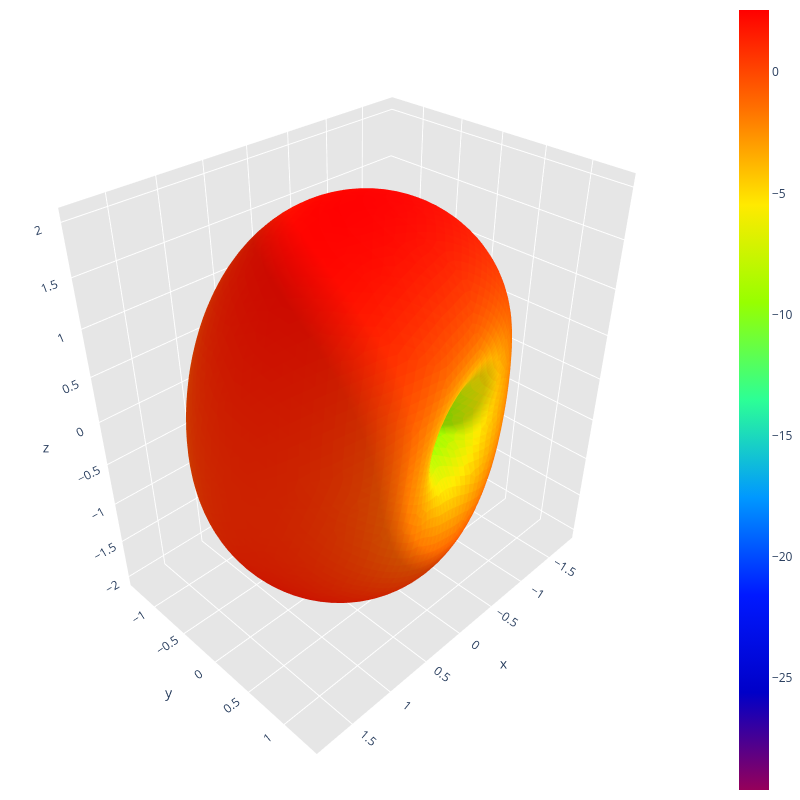
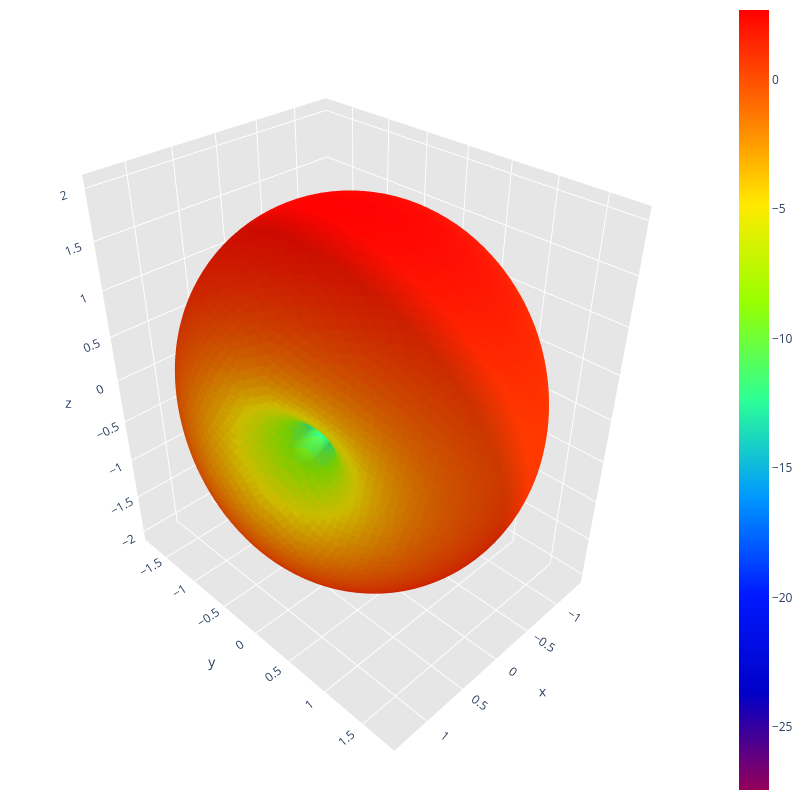
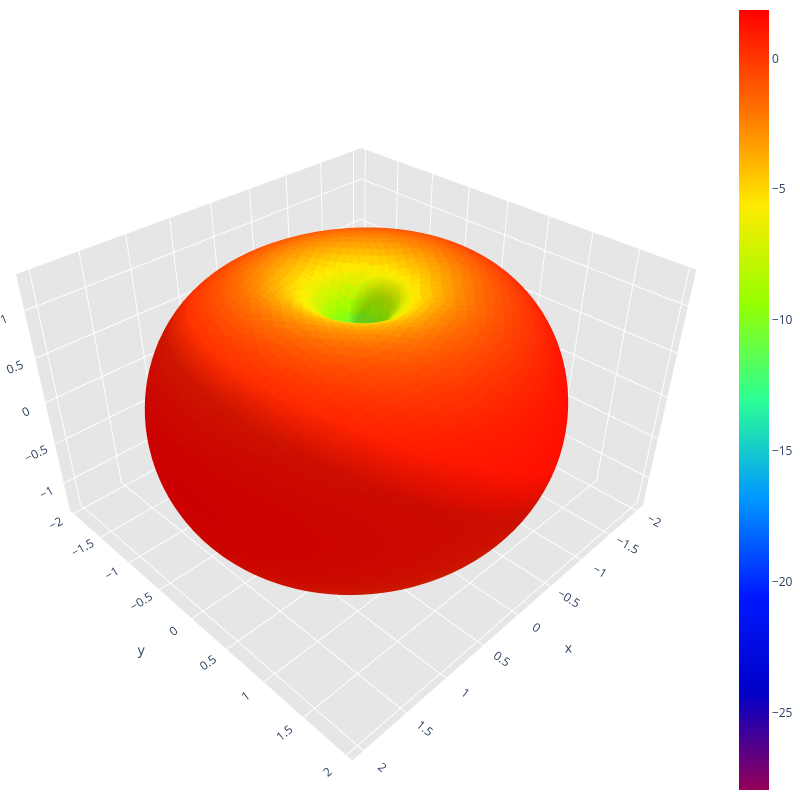
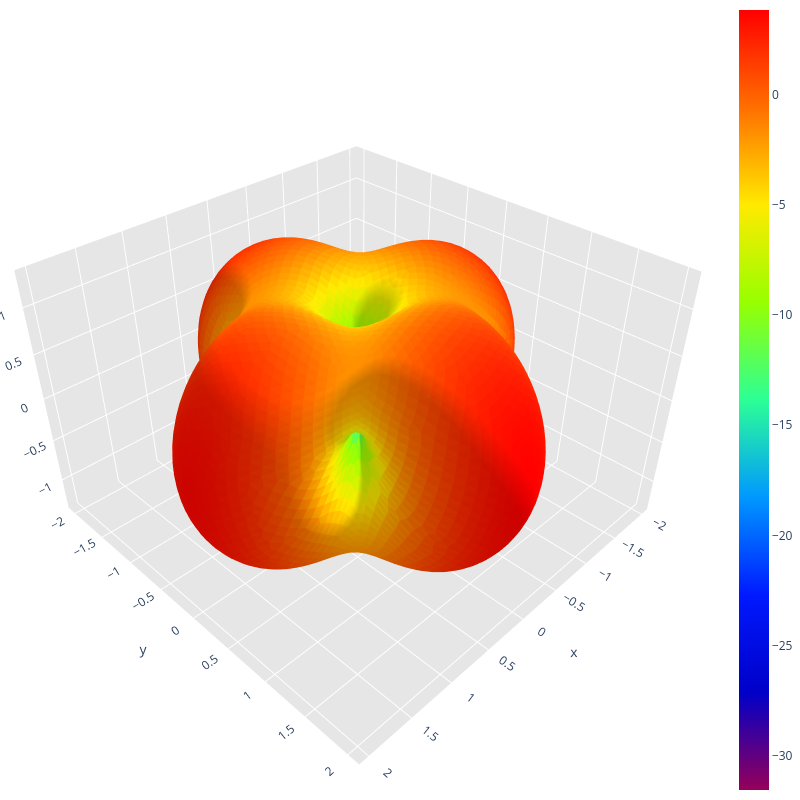

Notebook cell for these charts, in order:
### Code cell
# 5. Far-field pattern of the first 4 modes, at the same design frequency
_, triangles, edges, _vecteurs_rho = DataManager_rwg2.load_data(path.mat_mesh2)
freq_cma, _omega, _mu, _epsilon, light_speed_c, eta, _Z = DataManager_rwg3.load_data(path.mat_impedance)

for n in range(n_modes_cma):
    J_n = modal_data.eigenvectors[:, n]
    sphere_points, sphere_triangles, gain_db, directivity_max = compute_modal_farfield(
        triangles, edges, J_n, freq_cma, light_speed_c, eta)
    print(f"Mode {n + 1} (lambda = {modal_data.eigenvalues[n]:.4f}): "
          f"peak directivity = {10 * np.log10(directivity_max):.2f} dBi")
    fig = ModalVisualizer.plot_mode_farfield(sphere_points, sphere_triangles, gain_db,
                                                  mode_index=n, eigenvalue=modal_data.eigenvalues[n],
                                                  save_image=False, antenna_name=path.name)
    fig.show()

### Figure 1 — Plotly figure (JSON) as saved in the notebook; plotly's stock layout.template omitted (floating-point values rounded to 4 significant figures; data arrays with more than 128 entries replaced by an {"elided": "..."} marker saying what was removed)
{"data": [{"facecolor": {"elided": "10296 str values"}, "i": {"elided": "10296 int values"}, "j": {"elided": "10296 int values"}, "k": {"elided": "10296 int values"}, "name": "", "type": "mesh3d", "x": {"elided": "5150 float values"}, "y": {"elided": "5150 float values"}, "z": {"elided": "5150 float values"}}, {"hoverinfo": "none", "marker": {"color": [-29.61, 2.565], "colorscale": [[0, "rgb(150, 0, 90)"], [0.125, "rgb(0, 0, 200)"], [0.25, "rgb(0, 25, 255)"], [0.375, "rgb(0, 152, 255)"], [0.5, "rgb(44, 255, 150)"], [0.625, "rgb(151, 255, 0)"], [0.75, "rgb(255, 234, 0)"], [0.875, "rgb(255, 111, 0)"], [1, "rgb(255, 0, 0)"]], "showscale": true, "size": 0.1}, "mode": "markers", "showlegend": false, "type": "scatter3d", "x": [1.225e-16], "y": [-2.999e-32], "z": [2.0]}], "layout": {"height": 800, "margin": {"b": 0, "l": 0, "r": 0, "t": 0}, "paper_bgcolor": "rgba(0,0,0,0)", "plot_bgcolor": "rgba(0,0,0,0)", "scene": {"aspectratio": {"x": 0.9115, "y": 0.6736, "z": 1}, "xaxis": {"backgroundcolor": "rgb(230, 230, 230)", "gridcolor": "rgb(255, 255, 255)", "showbackground": true, "zerolinecolor": "rgb(255, 255, 255)"}, "yaxis": {"backgroundcolor": "rgb(230, 230, 230)", "gridcolor": "rgb(255, 255, 255)", "showbackground": true, "zerolinecolor": "rgb(255, 255, 255)"}, "zaxis": {"backgroundcolor": "rgb(230, 230, 230)", "gridcolor": "rgb(255, 255, 255)", "showbackground": true, "zerolinecolor": "rgb(255, 255, 255)"}}, "title": {"text": ""}, "width": 800}}

### Figure 2 — Plotly figure (JSON) as saved in the notebook; plotly's stock layout.template omitted (floating-point values rounded to 4 significant figures; data arrays with more than 128 entries replaced by an {"elided": "..."} marker saying what was removed)
{"data": [{"facecolor": {"elided": "10296 str values"}, "i": {"elided": "10296 int values"}, "j": {"elided": "10296 int values"}, "k": {"elided": "10296 int values"}, "name": "", "type": "mesh3d", "x": {"elided": "5150 float values"}, "y": {"elided": "5150 float values"}, "z": {"elided": "5150 float values"}}, {"hoverinfo": "none", "marker": {"color": [-27.44, 2.683], "colorscale": [[0, "rgb(150, 0, 90)"], [0.125, "rgb(0, 0, 200)"], [0.25, "rgb(0, 25, 255)"], [0.375, "rgb(0, 152, 255)"], [0.5, "rgb(44, 255, 150)"], [0.625, "rgb(151, 255, 0)"], [0.75, "rgb(255, 234, 0)"], [0.875, "rgb(255, 111, 0)"], [1, "rgb(255, 0, 0)"]], "showscale": true, "size": 0.1}, "mode": "markers", "showlegend": false, "type": "scatter3d", "x": [1.225e-16], "y": [-2.999e-32], "z": [2.0]}], "layout": {"height": 800, "margin": {"b": 0, "l": 0, "r": 0, "t": 0}, "paper_bgcolor": "rgba(0,0,0,0)", "plot_bgcolor": "rgba(0,0,0,0)", "scene": {"aspectratio": {"x": 0.6736, "y": 0.8896, "z": 1}, "xaxis": {"backgroundcolor": "rgb(230, 230, 230)", "gridcolor": "rgb(255, 255, 255)", "showbackground": true, "zerolinecolor": "rgb(255, 255, 255)"}, "yaxis": {"backgroundcolor": "rgb(230, 230, 230)", "gridcolor": "rgb(255, 255, 255)", "showbackground": true, "zerolinecolor": "rgb(255, 255, 255)"}, "zaxis": {"backgroundcolor": "rgb(230, 230, 230)", "gridcolor": "rgb(255, 255, 255)", "showbackground": true, "zerolinecolor": "rgb(255, 255, 255)"}}, "title": {"text": ""}, "width": 800}}

### Figure 3 — Plotly figure (JSON) as saved in the notebook; plotly's stock layout.template omitted (floating-point values rounded to 4 significant figures; data arrays with more than 128 entries replaced by an {"elided": "..."} marker saying what was removed)
{"data": [{"facecolor": {"elided": "10296 str values"}, "i": {"elided": "10296 int values"}, "j": {"elided": "10296 int values"}, "k": {"elided": "10296 int values"}, "name": "", "type": "mesh3d", "x": {"elided": "5150 float values"}, "y": {"elided": "5150 float values"}, "z": {"elided": "5150 float values"}}, {"hoverinfo": "none", "marker": {"color": [-27.94, 1.845], "colorscale": [[0, "rgb(150, 0, 90)"], [0.125, "rgb(0, 0, 200)"], [0.25, "rgb(0, 25, 255)"], [0.375, "rgb(0, 152, 255)"], [0.5, "rgb(44, 255, 150)"], [0.625, "rgb(151, 255, 0)"], [0.75, "rgb(255, 234, 0)"], [0.875, "rgb(255, 111, 0)"], [1, "rgb(255, 0, 0)"]], "showscale": true, "size": 0.1}, "mode": "markers", "showlegend": false, "type": "scatter3d", "x": [6.123e-20], "y": [-1.5e-35], "z": [0.001]}], "layout": {"height": 800, "margin": {"b": 0, "l": 0, "r": 0, "t": 0}, "paper_bgcolor": "rgba(0,0,0,0)", "plot_bgcolor": "rgba(0,0,0,0)", "scene": {"aspectratio": {"x": 1, "y": 0.9722, "z": 0.6428}, "xaxis": {"backgroundcolor": "rgb(230, 230, 230)", "gridcolor": "rgb(255, 255, 255)", "showbackground": true, "zerolinecolor": "rgb(255, 255, 255)"}, "yaxis": {"backgroundcolor": "rgb(230, 230, 230)", "gridcolor": "rgb(255, 255, 255)", "showbackground": true, "zerolinecolor": "rgb(255, 255, 255)"}, "zaxis": {"backgroundcolor": "rgb(230, 230, 230)", "gridcolor": "rgb(255, 255, 255)", "showbackground": true, "zerolinecolor": "rgb(255, 255, 255)"}}, "title": {"text": ""}, "width": 800}}

### Figure 4 — Plotly figure (JSON) as saved in the notebook; plotly's stock layout.template omitted (floating-point values rounded to 4 significant figures; data arrays with more than 128 entries replaced by an {"elided": "..."} marker saying what was removed)
{"data": [{"facecolor": {"elided": "10296 str values"}, "i": {"elided": "10296 int values"}, "j": {"elided": "10296 int values"}, "k": {"elided": "10296 int values"}, "name": "", "type": "mesh3d", "x": {"elided": "5150 float values"}, "y": {"elided": "5150 float values"}, "z": {"elided": "5150 float values"}}, {"hoverinfo": "none", "marker": {"color": [-31.55, 3.845], "colorscale": [[0, "rgb(150, 0, 90)"], [0.125, "rgb(0, 0, 200)"], [0.25, "rgb(0, 25, 255)"], [0.375, "rgb(0, 152, 255)"], [0.5, "rgb(44, 255, 150)"], [0.625, "rgb(151, 255, 0)"], [0.75, "rgb(255, 234, 0)"], [0.875, "rgb(255, 111, 0)"], [1, "rgb(255, 0, 0)"]], "showscale": true, "size": 0.1}, "mode": "markers", "showlegend": false, "type": "scatter3d", "x": [6.123e-20], "y": [-1.5e-35], "z": [0.001]}], "layout": {"height": 800, "margin": {"b": 0, "l": 0, "r": 0, "t": 0}, "paper_bgcolor": "rgba(0,0,0,0)", "plot_bgcolor": "rgba(0,0,0,0)", "scene": {"aspectratio": {"x": 0.9914, "y": 1, "z": 0.6475}, "xaxis": {"backgroundcolor": "rgb(230, 230, 230)", "gridcolor": "rgb(255, 255, 255)", "showbackground": true, "zerolinecolor": "rgb(255, 255, 255)"}, "yaxis": {"backgroundcolor": "rgb(230, 230, 230)", "gridcolor": "rgb(255, 255, 255)", "showbackground": true, "zerolinecolor": "rgb(255, 255, 255)"}, "zaxis": {"backgroundcolor": "rgb(230, 230, 230)", "gridcolor": "rgb(255, 255, 255)", "showbackground": true, "zerolinecolor": "rgb(255, 255, 255)"}}, "title": {"text": ""}, "width": 800}}
